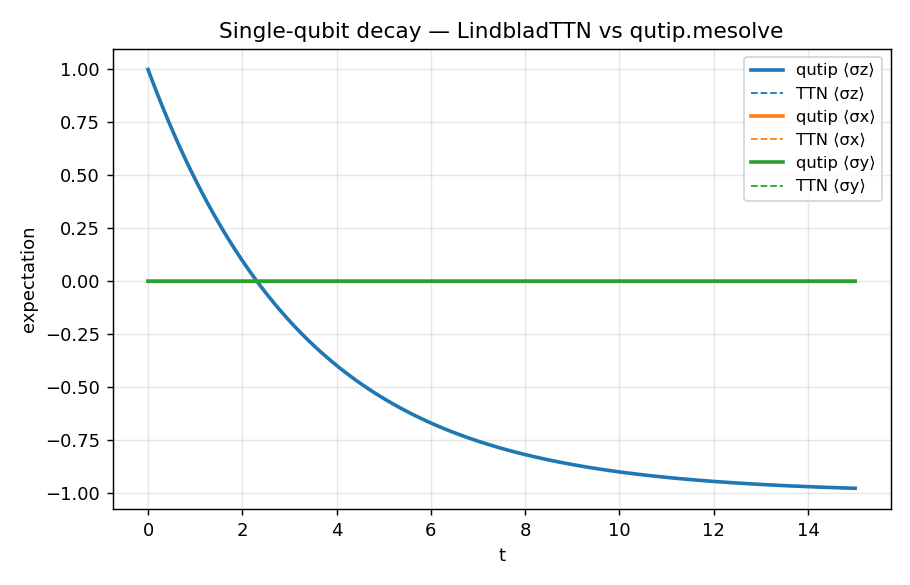

This chart was generated by the following Python code:
# coding: utf-8
"""Minimal LindbladTTN vs qutip comparison — single qubit decay.

  H = ω/2 σz,   L = √γ σ−,   ρ₀ = |0⟩⟨0|

Both solvers integrate the same master equation; their ⟨σz, σx, σy⟩
trajectories should agree to ~1e-7.

Run
---
    py examples/qutip_simple.py
"""

from __future__ import annotations

import sys
from pathlib import Path

_HERE = Path(__file__).parent
sys.path.insert(0, str(_HERE.parent))

import matplotlib.pyplot as plt
import numpy as np
import qutip as qt

from lindblad_ttn import LindbladTTN

# Operators (numpy)
X  = np.array([[0, 1],   [1, 0]],  dtype=complex)
Y  = np.array([[0, -1j], [1j, 0]], dtype=complex)
Z  = np.array([[1, 0],   [0, -1]], dtype=complex)
sm = np.array([[0, 0],   [1, 0]],  dtype=complex)

OMEGA = 1.0
GAMMA = 0.3
T_FINAL = 15.0

# ---- LindbladTTN ----------------------------------------------------------
# Note: LindbladTTN takes ``L_ops=[(γ, L), ...]``. qutip takes
# ``c_ops=[√γ · L, ...]``. Identical physics, different API surface.
solver = LindbladTTN(
    H0=0.5 * OMEGA * Z, f=None, V=None,
    L_ops=[(GAMMA, sm)],
    n_sites=1, bond_dim=4, topology="train", strategy="ps1",
)
rho0 = np.array([[1.0, 0.0], [0.0, 0.0]], dtype=complex)
res = solver.run(
    rho0=rho0, t_span=(0.0, T_FINAL), dt=0.01,
    observables=[Z, X, Y], save_every=1, verbose=False,
)

# ---- qutip.mesolve --------------------------------------------------------
# Build the shared time grid by prepending t=0 to LindbladTTN's saved times.
# qutip treats tlist[0] as the time of ρ₀, so this also serves as its
# initial-condition anchor. We use the same anchor for the TTN side too,
# computing ⟨O⟩(t=0) directly from ρ₀ so both curves start at the true
# initial values (without it, plotting starts at the first SAVED step,
# t = dt·save_every, where the state has already evolved).
times = np.concatenate([[0.0], res.times])
qres = qt.mesolve(
    qt.Qobj(0.5 * OMEGA * Z), qt.Qobj(rho0), times,
    c_ops=[np.sqrt(GAMMA) * qt.Qobj(sm)],
    e_ops=[qt.Qobj(Z), qt.Qobj(X), qt.Qobj(Y)],
)

# ---- Report + plot --------------------------------------------------------
names = ("σz", "σx", "σy")
operators = (Z, X, Y)
fig, ax = plt.subplots(figsize=(7, 4.5))
for i, (name, op, color) in enumerate(zip(names, operators, ("C0", "C1", "C2"))):
    ttn_initial = float(np.trace(op @ rho0).real)
    ttn = np.concatenate([[ttn_initial], res.expect[i].real])
    qu  = np.asarray(qres.expect[i]).real
    print(f"  ⟨{name}⟩:  max|TTN − qutip| = {np.max(np.abs(ttn - qu)):.2e}")
    ax.plot(times, qu,  color=color, lw=2.0, label=f"qutip ⟨{name}⟩")
    ax.plot(times, ttn, color=color, lw=1.0, ls="--", label=f"TTN ⟨{name}⟩")

ax.set_xlabel("t");  ax.set_ylabel("expectation")
ax.set_title("Single-qubit decay — LindbladTTN vs qutip.mesolve")
ax.legend(loc="best", fontsize=9);  ax.grid(alpha=0.3)
out = _HERE / "qutip_simple.png"
fig.tight_layout();  fig.savefig(out, dpi=130)
print(f"\nSaved figure to {out}")
